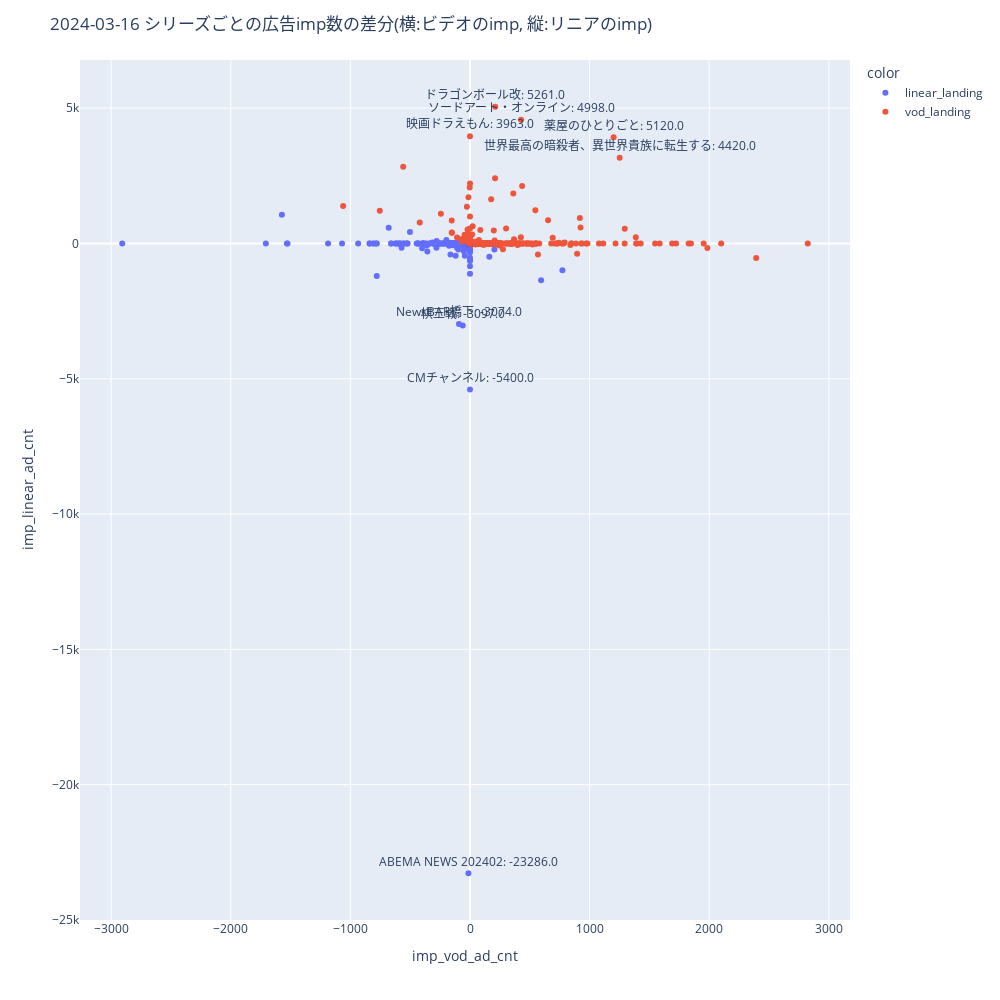
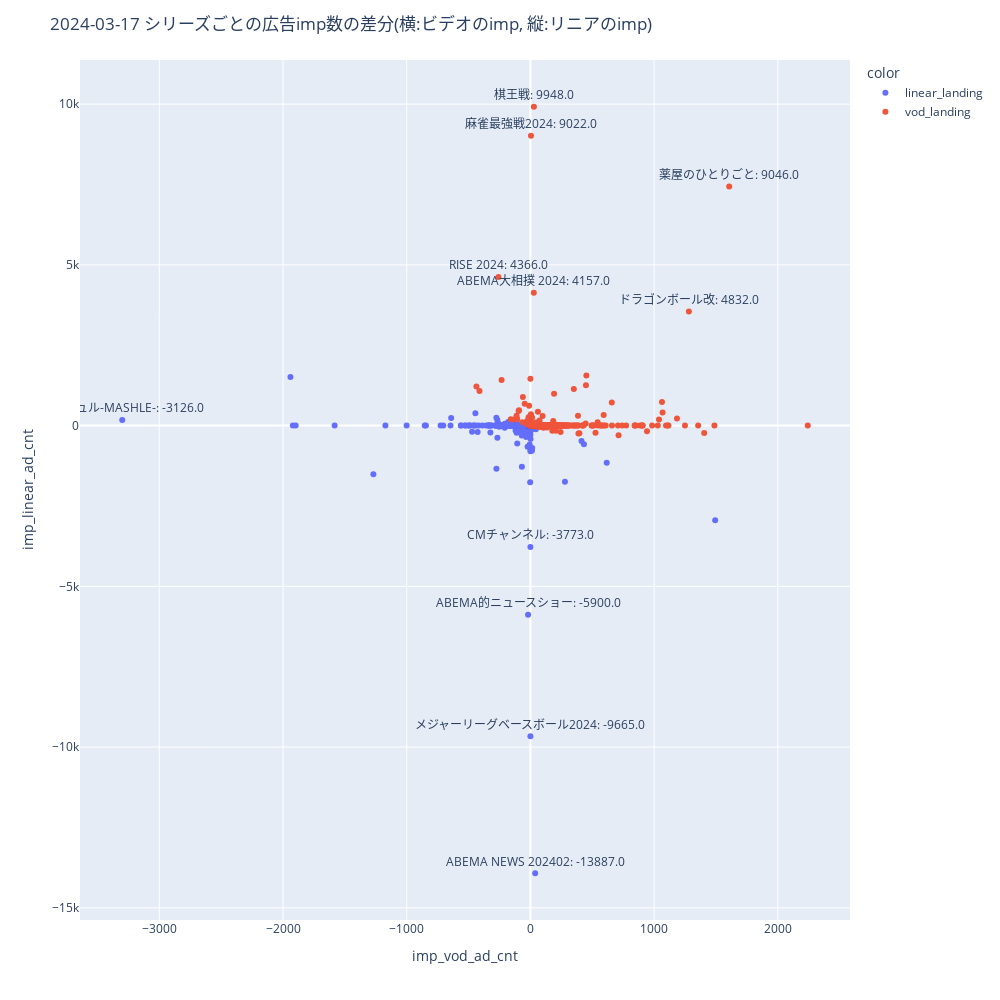

Notebook code cell kept with these figures, in order:
### Code cell
# ビデオランディングが勝った日
plot_ad_imp_diff(df, '2024-03-16', 'imp_vod_ad_cnt', 'imp_linear_ad_cnt')
plot_ad_imp_diff(df, '2024-03-17', 'imp_vod_ad_cnt', 'imp_linear_ad_cnt')
# plot_ad_imp_diff(df, '2024-03-27', 'imp_vod_ad_cnt', 'imp_linear_ad_cnt')
# plot_ad_imp_diff(df, '2024-03-31', 'imp_vod_ad_cnt', 'imp_linear_ad_cnt')

# ビデオランディングが勝った日
# plot_ad_imp_diff(df, '2024-03-16', 'watch_vod_10sec_uu', 'watch_linear_10sec_uu')
# plot_ad_imp_diff(df, '2024-03-17', 'watch_vod_10sec_uu', 'watch_linear_10sec_uu')
# plot_ad_imp_diff(df, '2024-03-27', 'watch_vod_10sec_uu', 'watch_linear_10sec_uu')
# plot_ad_imp_diff(df, '2024-03-31', 'watch_vod_10sec_uu', 'watch_linear_10sec_uu')

### Figure 1 — Plotly figure (JSON) as saved in the notebook; plotly's stock layout.template omitted (floating-point values rounded to 4 significant figures; data arrays with more than 128 entries replaced by an {"elided": "..."} marker saying what was removed)
{"data": [{"hovertemplate": "color=linear_landing<br>imp_vod_ad_cnt=%{x}<br>imp_linear_ad_cnt=%{y}<br>text=%{text}<extra></extra>", "legendgroup": "linear_landing", "marker": {"color": "#636efa", "symbol": "circle"}, "mode": "markers+text", "name": "linear_landing", "orientation": "v", "showlegend": true, "text": {"elided": "572 str values"}, "textposition": "top center", "type": "scatter", "x": {"elided": "572 float values"}, "xaxis": "x", "y": {"elided": "572 float values"}, "yaxis": "y"}, {"hovertemplate": "color=vod_landing<br>imp_vod_ad_cnt=%{x}<br>imp_linear_ad_cnt=%{y}<br>text=%{text}<extra></extra>", "legendgroup": "vod_landing", "marker": {"color": "#EF553B", "symbol": "circle"}, "mode": "markers+text", "name": "vod_landing", "orientation": "v", "showlegend": true, "text": {"elided": "379 str values"}, "textposition": "top center", "type": "scatter", "x": {"elided": "379 float values"}, "xaxis": "x", "y": {"elided": "379 float values"}, "yaxis": "y"}], "layout": {"height": 1000, "legend": {"title": {"text": "color"}, "tracegroupgap": 0}, "margin": {"t": 60}, "title": {"text": "2024-03-16 シリーズごとの広告imp数の差分(横:ビデオのimp, 縦:リニアのimp)"}, "width": 1000, "xaxis": {"anchor": "y", "domain": [0, 1], "title": {"text": "imp_vod_ad_cnt"}}, "yaxis": {"anchor": "x", "domain": [0, 1], "title": {"text": "imp_linear_ad_cnt"}}}}

### Figure 2 — Plotly figure (JSON) as saved in the notebook; plotly's stock layout.template omitted (floating-point values rounded to 4 significant figures; data arrays with more than 128 entries replaced by an {"elided": "..."} marker saying what was removed)
{"data": [{"hovertemplate": "color=linear_landing<br>imp_vod_ad_cnt=%{x}<br>imp_linear_ad_cnt=%{y}<br>text=%{text}<extra></extra>", "legendgroup": "linear_landing", "marker": {"color": "#636efa", "symbol": "circle"}, "mode": "markers+text", "name": "linear_landing", "orientation": "v", "showlegend": true, "text": {"elided": "625 str values"}, "textposition": "top center", "type": "scatter", "x": {"elided": "625 float values"}, "xaxis": "x", "y": {"elided": "625 float values"}, "yaxis": "y"}, {"hovertemplate": "color=vod_landing<br>imp_vod_ad_cnt=%{x}<br>imp_linear_ad_cnt=%{y}<br>text=%{text}<extra></extra>", "legendgroup": "vod_landing", "marker": {"color": "#EF553B", "symbol": "circle"}, "mode": "markers+text", "name": "vod_landing", "orientation": "v", "showlegend": true, "text": {"elided": "347 str values"}, "textposition": "top center", "type": "scatter", "x": {"elided": "347 float values"}, "xaxis": "x", "y": {"elided": "347 float values"}, "yaxis": "y"}], "layout": {"height": 1000, "legend": {"title": {"text": "color"}, "tracegroupgap": 0}, "margin": {"t": 60}, "title": {"text": "2024-03-17 シリーズごとの広告imp数の差分(横:ビデオのimp, 縦:リニアのimp)"}, "width": 1000, "xaxis": {"anchor": "y", "domain": [0, 1], "title": {"text": "imp_vod_ad_cnt"}}, "yaxis": {"anchor": "x", "domain": [0, 1], "title": {"text": "imp_linear_ad_cnt"}}}}
